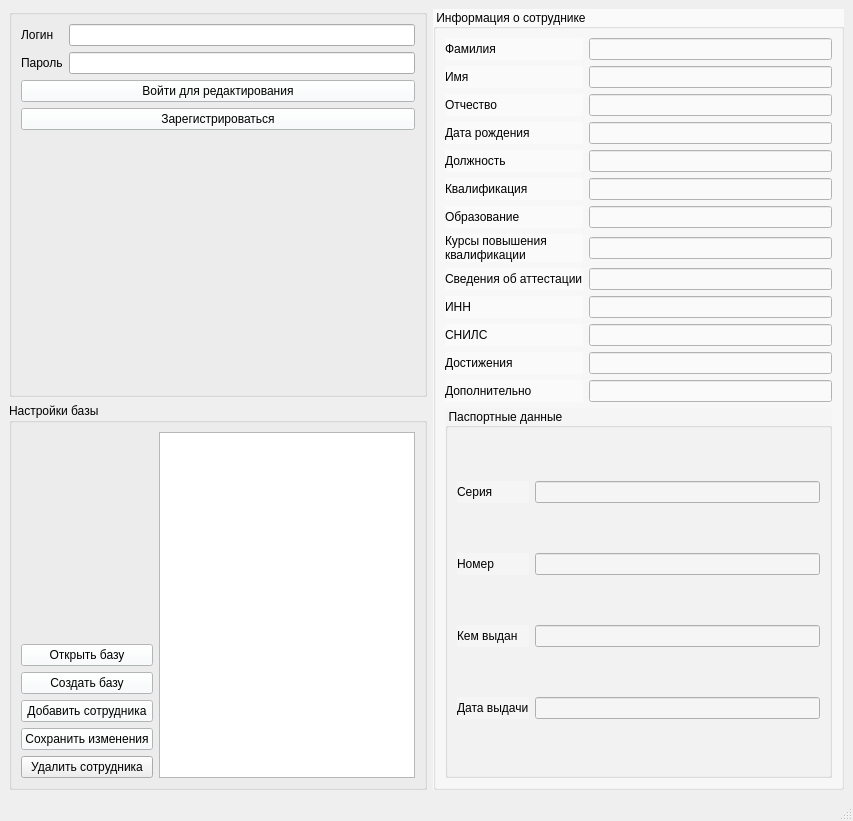
<?xml version="1.0" encoding="UTF-8"?>
<ui version="4.0">
 <class>kurs</class>
 <widget class="QMainWindow" name="kurs">
  <property name="geometry">
   <rect>
    <x>0</x>
    <y>0</y>
    <width>853</width>
    <height>821</height>
   </rect>
  </property>
  <property name="windowTitle">
   <string>probaba</string>
  </property>
  <widget class="QWidget" name="centralwidget">
   <layout class="QGridLayout" name="gridLayout_4">
    <item row="0" column="0">
     <widget class="QGroupBox" name="group_in">
      <property name="title">
       <string/>
      </property>
      <layout class="QGridLayout" name="gridLayout">
       <item row="2" column="0" colspan="2">
        <widget class="QPushButton" name="entryBut">
         <property name="styleSheet">
          <string notr="true">background-color: rgb(248, 253, 255);
font: 75 9pt &quot;Myanmar Text&quot;;</string>
         </property>
         <property name="text">
          <string>Войти для редактирования</string>
         </property>
        </widget>
       </item>
       <item row="3" column="0" colspan="2">
        <widget class="QPushButton" name="registrateBut">
         <property name="styleSheet">
          <string notr="true">background-color: rgb(248, 253, 255);
font: 75 9pt &quot;Myanmar Text&quot;;</string>
         </property>
         <property name="text">
          <string>Зарегистрироваться</string>
         </property>
        </widget>
       </item>
       <item row="1" column="1">
        <widget class="QLineEdit" name="passwordEdit">
         <property name="echoMode">
          <enum>QLineEdit::Password</enum>
         </property>
        </widget>
       </item>
       <item row="0" column="0">
        <widget class="QLabel" name="label">
         <property name="styleSheet">
          <string notr="true">font: 75 9pt &quot;Myanmar Text&quot;;</string>
         </property>
         <property name="text">
          <string>Логин</string>
         </property>
        </widget>
       </item>
       <item row="1" column="0">
        <widget class="QLabel" name="label_2">
         <property name="styleSheet">
          <string notr="true">font: 75 9pt &quot;Myanmar Text&quot;;</string>
         </property>
         <property name="text">
          <string>Пароль</string>
         </property>
        </widget>
       </item>
       <item row="0" column="1">
        <widget class="QLineEdit" name="loginEdit"/>
       </item>
       <item row="4" column="0">
        <widget class="QLabel" name="label_16">
         <property name="text">
          <string/>
         </property>
        </widget>
       </item>
       <item row="4" column="1">
        <widget class="QLabel" name="name">
         <property name="text">
          <string/>
         </property>
        </widget>
       </item>
      </layout>
     </widget>
    </item>
    <item row="0" column="1" rowspan="2">
     <widget class="QGroupBox" name="groupBox">
      <property name="cursor">
       <cursorShape>ArrowCursor</cursorShape>
      </property>
      <property name="autoFillBackground">
       <bool>false</bool>
      </property>
      <property name="styleSheet">
       <string notr="true">background-color: rgb(250, 250, 250);
border-color: rgb(150, 150, 150);
font: 75 10pt &quot;Myanmar Text&quot;;
border-color: rgb(226, 226, 226);</string>
      </property>
      <property name="title">
       <string>Информация о сотруднике</string>
      </property>
      <layout class="QGridLayout" name="gridLayout_2">
       <item row="0" column="0">
        <widget class="QLabel" name="label_3">
         <property name="text">
          <string>Фамилия</string>
         </property>
        </widget>
       </item>
       <item row="0" column="1">
        <widget class="QLineEdit" name="FamEdit"/>
       </item>
       <item row="1" column="0">
        <widget class="QLabel" name="label_4">
         <property name="text">
          <string>Имя</string>
         </property>
        </widget>
       </item>
       <item row="1" column="1">
        <widget class="QLineEdit" name="NameEdit"/>
       </item>
       <item row="2" column="0">
        <widget class="QLabel" name="label_5">
         <property name="text">
          <string>Отчество</string>
         </property>
        </widget>
       </item>
       <item row="2" column="1">
        <widget class="QLineEdit" name="OtchEdit"/>
       </item>
       <item row="3" column="0">
        <widget class="QLabel" name="label_6">
         <property name="text">
          <string>Дата рождения</string>
         </property>
        </widget>
       </item>
       <item row="3" column="1">
        <widget class="QLineEdit" name="birthEdit"/>
       </item>
       <item row="4" column="0">
        <widget class="QLabel" name="label_7">
         <property name="text">
          <string>Должность</string>
         </property>
        </widget>
       </item>
       <item row="4" column="1">
        <widget class="QLineEdit" name="jobEdit"/>
       </item>
       <item row="5" column="0">
        <widget class="QLabel" name="label_8">
         <property name="text">
          <string>Квалификация</string>
         </property>
        </widget>
       </item>
       <item row="5" column="1">
        <widget class="QLineEdit" name="qualifEdit"/>
       </item>
       <item row="6" column="0">
        <widget class="QLabel" name="label_9">
         <property name="text">
          <string>Образование</string>
         </property>
        </widget>
       </item>
       <item row="6" column="1">
        <widget class="QLineEdit" name="eduEdit"/>
       </item>
       <item row="7" column="0">
        <widget class="QLabel" name="label_12">
         <property name="text">
          <string>Курсы повышения
квалификации</string>
         </property>
        </widget>
       </item>
       <item row="7" column="1">
        <widget class="QLineEdit" name="coursEdit"/>
       </item>
       <item row="8" column="0">
        <widget class="QLabel" name="label_25">
         <property name="text">
          <string>Сведения об аттестации</string>
         </property>
        </widget>
       </item>
       <item row="8" column="1">
        <widget class="QLineEdit" name="attEdit"/>
       </item>
       <item row="9" column="0">
        <widget class="QLabel" name="label_13">
         <property name="text">
          <string>ИНН</string>
         </property>
        </widget>
       </item>
       <item row="9" column="1">
        <widget class="QLineEdit" name="innEdit"/>
       </item>
       <item row="10" column="0">
        <widget class="QLabel" name="label_21">
         <property name="text">
          <string>СНИЛС</string>
         </property>
        </widget>
       </item>
       <item row="10" column="1">
        <widget class="QLineEdit" name="snilsEdit"/>
       </item>
       <item row="11" column="0">
        <widget class="QLabel" name="label_14">
         <property name="text">
          <string>Достижения</string>
         </property>
        </widget>
       </item>
       <item row="11" column="1">
        <widget class="QLineEdit" name="progrEdit"/>
       </item>
       <item row="12" column="0">
        <widget class="QLabel" name="label_15">
         <property name="text">
          <string>Дополнительно</string>
         </property>
        </widget>
       </item>
       <item row="12" column="1">
        <widget class="QLineEdit" name="additionsEdit"/>
       </item>
       <item row="13" column="0" colspan="2">
        <widget class="QGroupBox" name="groupBox_2">
         <property name="styleSheet">
          <string notr="true">background-color: rgb(245, 245, 245);</string>
         </property>
         <property name="title">
          <string>Паспортные данные</string>
         </property>
         <layout class="QGridLayout" name="gridLayout_3">
          <item row="0" column="1">
           <widget class="QLineEdit" name="pasp_SerieEdit"/>
          </item>
          <item row="2" column="1">
           <widget class="QLineEdit" name="pasp_FMSEdit"/>
          </item>
          <item row="3" column="0">
           <widget class="QLabel" name="label_24">
            <property name="text">
             <string>Дата выдачи</string>
            </property>
           </widget>
          </item>
          <item row="2" column="0">
           <widget class="QLabel" name="label_23">
            <property name="text">
             <string>Кем выдан</string>
            </property>
           </widget>
          </item>
          <item row="1" column="1">
           <widget class="QLineEdit" name="pasp_NumEdit"/>
          </item>
          <item row="1" column="0">
           <widget class="QLabel" name="label_11">
            <property name="text">
             <string>Номер</string>
            </property>
           </widget>
          </item>
          <item row="3" column="1">
           <widget class="QLineEdit" name="pasp_DateEdit"/>
          </item>
          <item row="0" column="0">
           <widget class="QLabel" name="label_10">
            <property name="text">
             <string>Серия</string>
            </property>
           </widget>
          </item>
         </layout>
        </widget>
       </item>
      </layout>
     </widget>
    </item>
    <item row="1" column="0">
     <widget class="QGroupBox" name="groupBox_3">
      <property name="title">
       <string>Настройки базы</string>
      </property>
      <layout class="QGridLayout" name="gridLayout_5">
       <item row="0" column="0">
        <widget class="QLabel" name="db_nameLabel">
         <property name="text">
          <string/>
         </property>
        </widget>
       </item>
       <item row="1" column="0">
        <widget class="QPushButton" name="openDBBut">
         <property name="styleSheet">
          <string notr="true">background-color: rgb(248, 253, 255);
font: 75 9pt &quot;Myanmar Text&quot;;</string>
         </property>
         <property name="text">
          <string>Открыть базу</string>
         </property>
        </widget>
       </item>
       <item row="2" column="0">
        <widget class="QPushButton" name="createDBBut">
         <property name="styleSheet">
          <string notr="true">background-color: rgb(248, 253, 255);
font: 75 9pt &quot;Myanmar Text&quot;;</string>
         </property>
         <property name="text">
          <string>Создать базу</string>
         </property>
        </widget>
       </item>
       <item row="3" column="0">
        <widget class="QPushButton" name="addPersBut">
         <property name="styleSheet">
          <string notr="true">background-color: rgb(248, 253, 255);
font: 75 9pt &quot;Myanmar Text&quot;;</string>
         </property>
         <property name="text">
          <string>Добавить сотрудника</string>
         </property>
        </widget>
       </item>
       <item row="5" column="0">
        <widget class="QPushButton" name="delPersBut">
         <property name="styleSheet">
          <string notr="true">font: 10pt &quot;Myanmar Text&quot;;</string>
         </property>
         <property name="text">
          <string>Удалить сотрудника</string>
         </property>
        </widget>
       </item>
       <item row="4" column="0">
        <widget class="QPushButton" name="saveBut">
         <property name="styleSheet">
          <string notr="true">background-color: rgb(248, 253, 255);
font: 75 9pt &quot;Myanmar Text&quot;;</string>
         </property>
         <property name="text">
          <string>Сохранить изменения</string>
         </property>
        </widget>
       </item>
       <item row="0" column="1" rowspan="6">
        <widget class="QListView" name="persListBut"/>
       </item>
      </layout>
     </widget>
    </item>
   </layout>
  </widget>
  <widget class="QStatusBar" name="statusbar"/>
  <action name="HelpAction">
   <property name="text">
    <string>Помощь</string>
   </property>
  </action>
 </widget>
 <resources/>
 <connections>
  <connection>
   <sender>registrateBut</sender>
   <signal>clicked()</signal>
   <receiver>kurs</receiver>
   <slot>registration()</slot>
   <hints>
    <hint type="sourcelabel">
     <x>134</x>
     <y>175</y>
    </hint>
    <hint type="destinationlabel">
     <x>189</x>
     <y>411</y>
    </hint>
   </hints>
  </connection>
  <connection>
   <sender>entryBut</sender>
   <signal>clicked()</signal>
   <receiver>kurs</receiver>
   <slot>log_in()</slot>
   <hints>
    <hint type="sourcelabel">
     <x>182</x>
     <y>135</y>
    </hint>
    <hint type="destinationlabel">
     <x>428</x>
     <y>111</y>
    </hint>
   </hints>
  </connection>
  <connection>
   <sender>createDBBut</sender>
   <signal>clicked()</signal>
   <receiver>kurs</receiver>
   <slot>create_db()</slot>
   <hints>
    <hint type="sourcelabel">
     <x>125</x>
     <y>664</y>
    </hint>
    <hint type="destinationlabel">
     <x>-1</x>
     <y>426</y>
    </hint>
   </hints>
  </connection>
  <connection>
   <sender>openDBBut</sender>
   <signal>clicked()</signal>
   <receiver>kurs</receiver>
   <slot>open_db()</slot>
   <hints>
    <hint type="sourcelabel">
     <x>149</x>
     <y>627</y>
    </hint>
    <hint type="destinationlabel">
     <x>4</x>
     <y>392</y>
    </hint>
   </hints>
  </connection>
  <connection>
   <sender>addPersBut</sender>
   <signal>clicked()</signal>
   <receiver>kurs</receiver>
   <slot>add_person()</slot>
   <hints>
    <hint type="sourcelabel">
     <x>65</x>
     <y>701</y>
    </hint>
    <hint type="destinationlabel">
     <x>2</x>
     <y>614</y>
    </hint>
   </hints>
  </connection>
  <connection>
   <sender>saveBut</sender>
   <signal>clicked()</signal>
   <receiver>kurs</receiver>
   <slot>save_changes()</slot>
   <hints>
    <hint type="sourcelabel">
     <x>60</x>
     <y>724</y>
    </hint>
    <hint type="destinationlabel">
     <x>5</x>
     <y>695</y>
    </hint>
   </hints>
  </connection>
  <connection>
   <sender>persListBut</sender>
   <signal>clicked(QModelIndex)</signal>
   <receiver>kurs</receiver>
   <slot>select_person()</slot>
   <hints>
    <hint type="sourcelabel">
     <x>217</x>
     <y>497</y>
    </hint>
    <hint type="destinationlabel">
     <x>3</x>
     <y>485</y>
    </hint>
   </hints>
  </connection>
  <connection>
   <sender>delPersBut</sender>
   <signal>clicked()</signal>
   <receiver>kurs</receiver>
   <slot>delete_person()</slot>
   <hints>
    <hint type="sourcelabel">
     <x>86</x>
     <y>758</y>
    </hint>
    <hint type="destinationlabel">
     <x>-2</x>
     <y>754</y>
    </hint>
   </hints>
  </connection>
 </connections>
 <slots>
  <slot>registration()</slot>
  <slot>log_in()</slot>
  <slot>create_db()</slot>
  <slot>open_db()</slot>
  <slot>add_person()</slot>
  <slot>select_person()</slot>
  <slot>save_changes()</slot>
  <slot>open_person()</slot>
  <slot>delete_person()</slot>
 </slots>
</ui>
